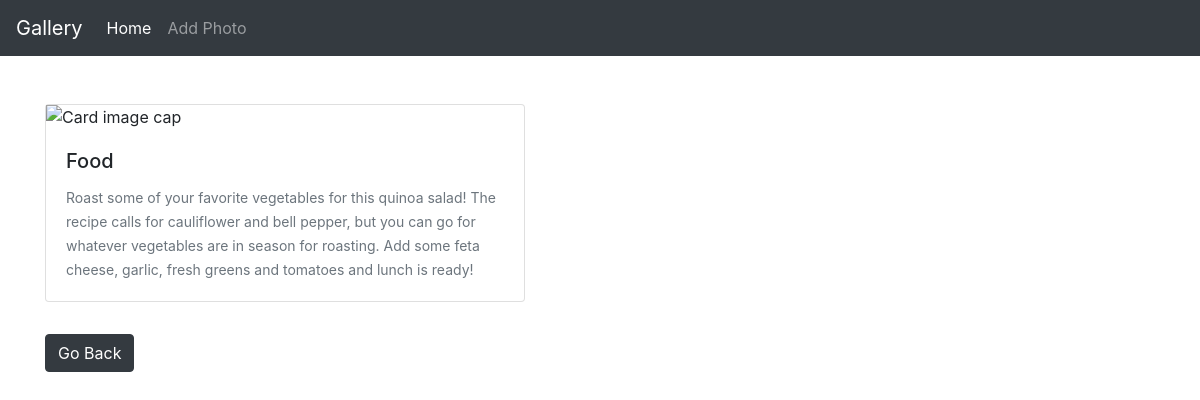
The app's page /photo/5/ with its own data.
### photos/models.py (models this page shows, shortened)
class Photo(models.Model):
    category = models.ForeignKey(Category, null=True, on_delete=models.SET_NULL, blank=True)
    image = CloudinaryField('image')
    description = models.TextField()

class Category(models.Model):
    name = models.CharField(max_length=100, null=False, blank=False)

### photos/views.py (the view)
# urls.py: path('photo/<str:pk>/', views.viewPhoto, name='photo'),
def viewPhoto(request, pk):
    photo = Photo.objects.get(id=pk)
    return render(request, 'photos/photo.html', {'photo':photo})

### photos/templates/photos/photo.html
{% extends 'photos/main.html' %}
{% block content %}
    <div class="container">
        <div class="row ">
            <div class="col justify-content-center">
              <div class="card mb-3" style="width: 30rem;">
                <img class="image" style="max-width: 100%; max-height: 100%;"
                src="{{photo.image.url}}" alt="Card image cap">
                <div class="card-body">
                  <h5 class="card-title">{{photo.category.name}}</h5>
                  <p class="card-text"><small class="text-muted">{{photo.description}}</small></p>
                </div>
              </div>
              <a href="{% url 'gallery' %}" class="btn btn-dark my-3">Go Back</a>
            </div>
        </div>
    </div>
{% endblock %}

### records on screen
Photo: category.name "Food", description "Roast some of your favorite vegetables for this quinoa salad! The recipe calls for cauliflower and bell pepper, but you can go for whatever vegetables are in season for roasting. Add some feta cheese, garlic, fresh greens and tomatoes and lunch is ready!"
